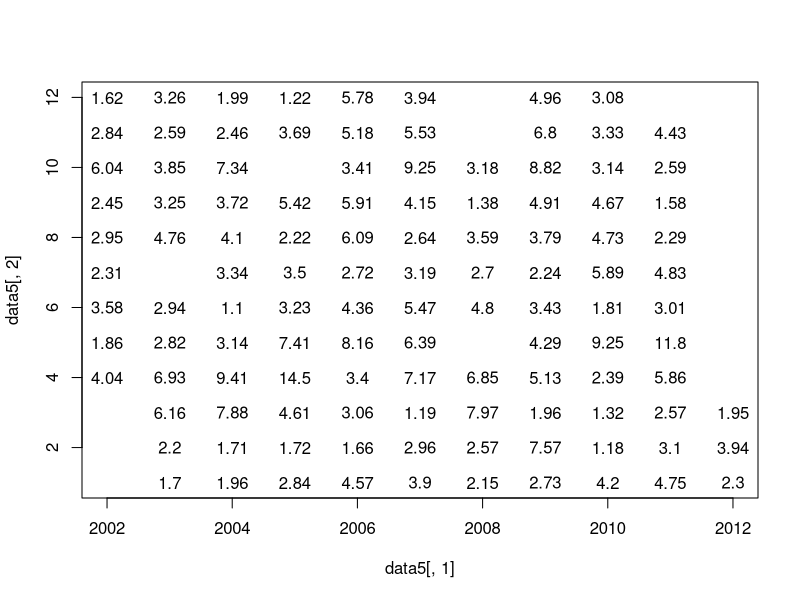
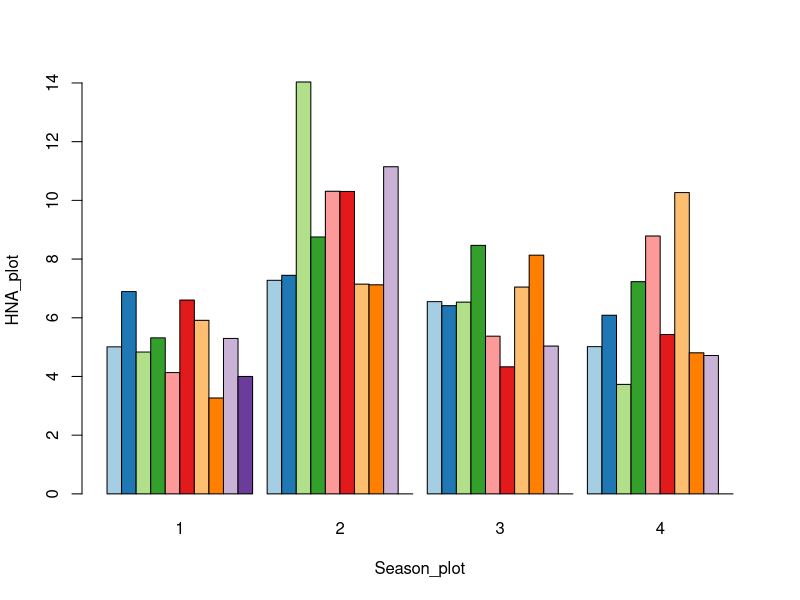
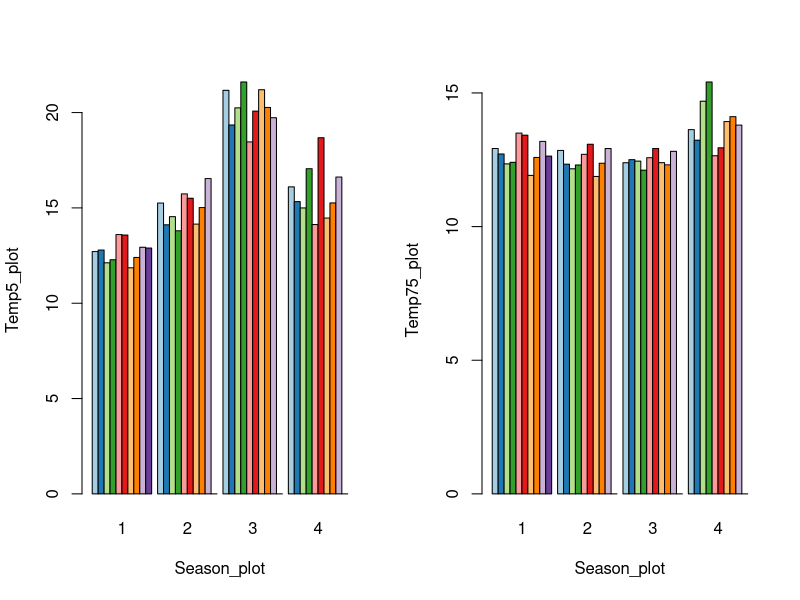
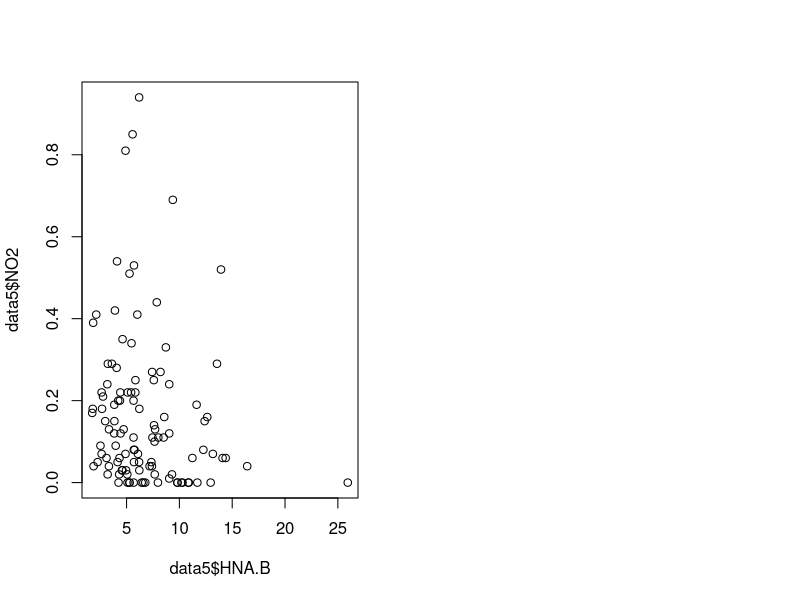

Here is the R script that generated these plots, in order:
setwd("C:\\Users\\bdb00009\\Desktop\\Evolution\\Tasks\\Project")
data1 <- read.csv("mydata100.csv")
data1

data2 <- read.csv("larvalweight_Competency.csv")
data3 <- read.csv("Mortality_Competency.csv")
data4 <- read.csv("Weight_surv_corr_Competency.csv")
data5 <- read.csv("Moran et al PRSB dataset.csv")
head(data2)
head(data3)
head(data4)
head(data5)

head(data5)
plot(data5[,1], data5[,2], type="n")
text(data5[,1], data5[,2], sapply(data5[,11]/1e5, round, digits=3))

SeasonYear <- sapply(1:nrow(data5), function(x) paste(data5[x,"year"], data5[x,"season"], collapse="-"))
HNA_sy <- tapply(data5[,"HNA.B"], SeasonYear, mean, na.rm=T)
Temp5_sy <- tapply(data5[,"temp.5.m.E2"], SeasonYear, mean, na.rm=T)
Temp75_sy <- tapply(data5[,"temp.75.m.E2"], SeasonYear, mean, na.rm=T)

Year <- sapply(names(HNA_sy), function(x) as.numeric(strsplit(x, " ")[[1]][1]))
Season <- sapply(names(HNA_sy), function(x) as.numeric(strsplit(x, " ")[[1]][2]))

Keep <- intersect(which(Year > 2002), which(!is.na(Year)))
HNA_plot <- HNA_sy[Keep]
Year_plot <- Year[Keep]
Season_plot <- Season[Keep]
Temp5_plot <- Temp5_sy[Keep]
Temp75_plot <- Temp75_sy[Keep]


Colors <- c('#a6cee3','#1f78b4','#b2df8a','#33a02c','#fb9a99','#e31a1c','#fdbf6f','#ff7f00','#cab2d6','#6a3d9a')
barplot(HNA_plot~Year_plot+Season_plot, beside=T, col=Colors)
anova_by_season <- aov(data5[,"HNA.B"]~data5[,"season"])

par(mfrow=c(1,2))
Colors <- c('#a6cee3','#1f78b4','#b2df8a','#33a02c','#fb9a99','#e31a1c','#fdbf6f','#ff7f00','#cab2d6','#6a3d9a')
barplot(Temp5_plot~Year_plot+Season_plot, beside=T, col=Colors)
barplot(Temp75_plot~Year_plot+Season_plot, beside=T, col=Colors)

t.test(data5$HNA.B[which(data5$year == 2005)], data5$HNA.B[which(data5$year == 2009)])
plot(data5$HNA.B, data5$NO2)



#Hypothesis: The seasonal changes of nitrite (NO2) from warming ocean waters effects the biomass of high nucleic acid (HNA) bacteria.